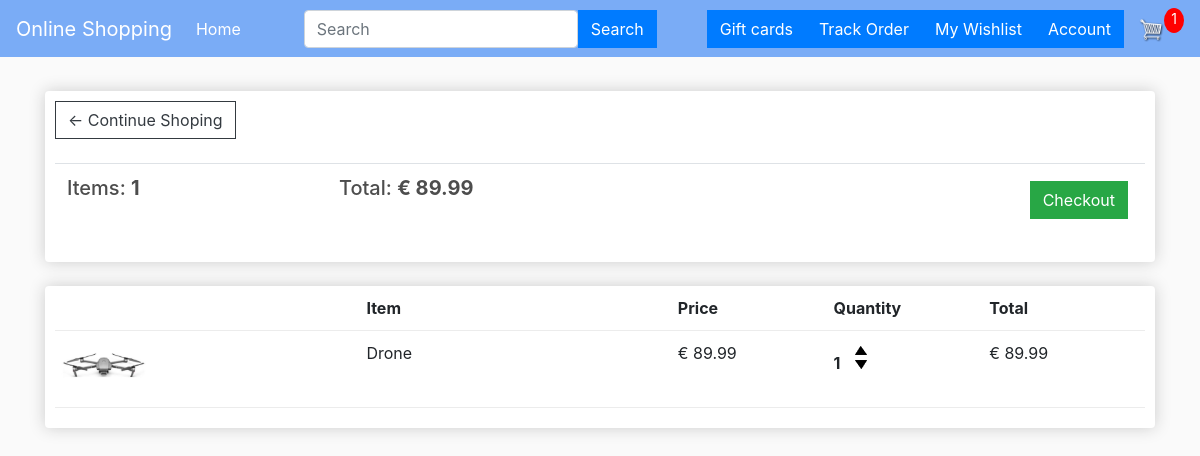
The app's page /cart/ (signed in) with its own data.
### store/models.py (models this page shows, shortened)
class Order(models.Model):
    customer = models.ForeignKey(Customer, on_delete=models.SET_NULL, null=True, blank=True)
    date_ordered = models.DateTimeField(auto_now_add=True)
    complete = models.BooleanField(default=False)
    transaction_id = models.CharField(max_length=200, null=True)
    @property
    def get_cart_total(self):
        orderitems = self.orderitem_set.all()
        total = sum([item.get_total for item in orderitems])
        return total
    @property
    def get_cart_items(self):
        orderitems = self.orderitem_set.all()
        total = sum([item.quantity for item in orderitems])
        return total

class OrderItem(models.Model):
    product = models.ForeignKey(Product, on_delete=models.SET_NULL, null=True)
    order = models.ForeignKey(Order, on_delete=models.SET_NULL, null=True)
    quantity = models.IntegerField(default=0, null=True, blank=True)
    date_added = models.DateTimeField(auto_now_add=True)
    @property
    def get_total(self):
        total = self.product.price * self.quantity
        return total

class Product(models.Model):
    name = models.CharField(max_length=200, null=True)
    price = models.DecimalField(max_digits=7, decimal_places=2)
    digital = models.BooleanField(default=False, null=True, blank=True)
    image = models.ImageField(null=True, blank=True)
    @property
    def imageURL(self):
        try:
            url = self.image.url
        except:
            url = ''
        return url

### store/views.py (the view)
# urls.py: path('cart/', views.cart, name='cart'),
def cart(request):
    data = cartData(request)
    cartItems = data['cartItems']
    order = data['order']
    items = data['items']
    context = {'items': items, 'order': order, 'cartItems':cartItems}
    return render(request, 'store/cart.html', context)

### store/utils.py (called while the page is built)
def cartData(request):
    if request.user.is_authenticated:
        customer = request.user.customer
        order,created = Order.objects.get_or_create(customer=customer, complete=False)
        items = order.orderitem_set.all()
        cartItems = order.get_cart_items
    else:
        cookieData = cookieCart(request)
        cartItems = cookieData['cartItems']
        order = cookieData['order']
        items = cookieData['items']
    return {'cartItems':cartItems, 'order':order, 'items':items}

### store/templates/store/cart.html
{% extends 'store/main.html' %}
{% load static %}
{% block content %}
<div class="row">
  <div class="col-lg-12">
    <div class="box-element">
      <a class="btn btn-outline-dark" href="{% url 'store' %}">&#x2190; Continue Shoping</a>
      <br>
      <br>
      <table class="table">
        <tr>
          <th><h5>Items: <strong>{{order.get_cart_items}}</strong></h5></th>
          <th><h5>Total: <strong>&#8364 {{order.get_cart_total|floatformat:2}}</strong></h5></th>
          <th>
            <a style="float:right; margin:5px;" class="btn btn-success"
            href="{% url 'checkout' %}">Checkout</a>
          </th>
        </tr>
      </table>
    </div>
    <br>
    <div class="box-element">
      <div class="cart-row">
        <div style="flex:2"></div>
        <div style="flex:2"><strong>Item</strong></div>
        <div style="flex:1"><strong>Price</strong></div>
        <div style="flex:1"><strong>Quantity</strong></div>
        <div style="flex:1"><strong>Total</strong></div>
      </div>
      {% for item in items %}
      <div class="cart-row">
        <div style="flex:2"><img class="row-image" src="{{item.product.imageURL}}"></div>
        <div style="flex:2"><p>{{item.product.name}}</p></div>
        <div style="flex:1"><p>&#8364 {{item.product.price|floatformat:2}}</p></div>
        <div style="flex:1">
          <p class="quantity">{{item.quantity}}</p>
          <div class="quantity">
            <img data-product="{{item.product.id}}" data-action="add"
            class="chg-quantity update-cart" src="{% static 'images/arrow-up.png' %}">
            <img data-product="{{item.product.id}}" data-action="remove"
            class="chg-quantity update-cart" src="{% static 'images/arrow-down.png' %}">
          </div>
        </div>
        <div style="flex:1"><p>&#8364 {{item.get_total}}</p></div>
      </div>
      {% endfor %}
    </div>
  </div>
</div>
{% endblock content %}

### static/css/main.css (style rules this page uses)
body { background-color: hsl(0, 0%, 98%); }
h1,h2,h3,h4,h5,h6 { color:hsl(0, 0%, 30%); }
.box-element { box-shadow:hsl(0, 0%, 80%) 0 0 16px; background-color: #fff; border-radius: 4px; padding: 10px; }
.col-lg-4, .col-lg-6, .col-lg-8, .col-lg-12 { margin-top: 10px; }
.btn { border-radius: 0; }
.row-image { width: 100px; }
.cart-row { display: flex; align-items: flex-stretch; padding-bottom: 10px; margin-bottom: 10px; border-bottom: 1px solid #ececec; }
.quantity { display: inline-block; font-weight: 700; padding-right:10px; }
.chg-quantity { width: 12px; cursor: pointer; display: block; margin-top: 5px; transition:.1s; }

### records on screen
Order: get_cart_items "1", get_cart_total "89.99"
OrderItem: product.imageURL (picture), product.name "Drone", product.price "89.99", quantity "1", get_total "89.99"

### other values on screen
{{ cartItems }} "1"
